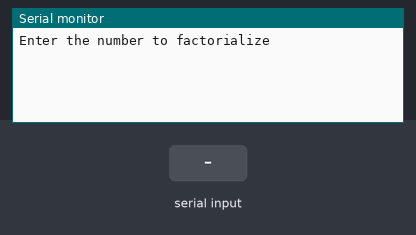
This sketch was run on a simulated Arduino Uno, built with avr-gcc and run on an emulated ATmega328P. Shown: the last lines printed to the serial monitor. Inputs (shaded band) come from the test bench.

Above: at 1.2 s.
1.3 s: "90,45\n" received over Serial
At 2.5 s:
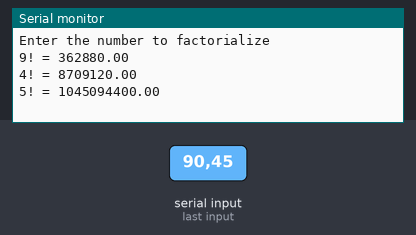
2.8 s: "30,150\n" received over Serial
At 3.3 s:
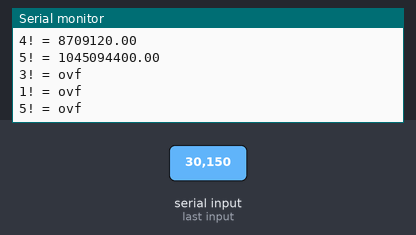

Measured:
- after the input at 1.3 s, the serial monitor: prints a new line at once (image 1)
- after the input at 2.8 s, the serial monitor: prints a new line at once (image 2)

The sketch:

Arduino_Factorial.ino
```cpp
// initialize variables
int factorial;
int counter;
double total = 1;

void setup() {
  // put your setup code here, to run once:
    Serial.begin(9600);
    Serial.println("Enter the number to factorialize");
}

void loop() {
  // put your main code here, to run repeatedly:

  // obtain the number to factorialize from the arduino
  factorial = Serial.read()-'0';

  // set the counter equal to the numer to factorialize (dictates how many multiplication operations will occur)
  counter = factorial;

  // carry out the factorialization using a while loop until counter is equal to 1
  if (factorial > 0) {
    while (counter > 1) {
      total *= counter;
      counter--;
    }

    // shows the factorialization of the input number on the arduino
    Serial.print(factorial);
    Serial.print("! = ");
    Serial.println(total);
  }
}
```
